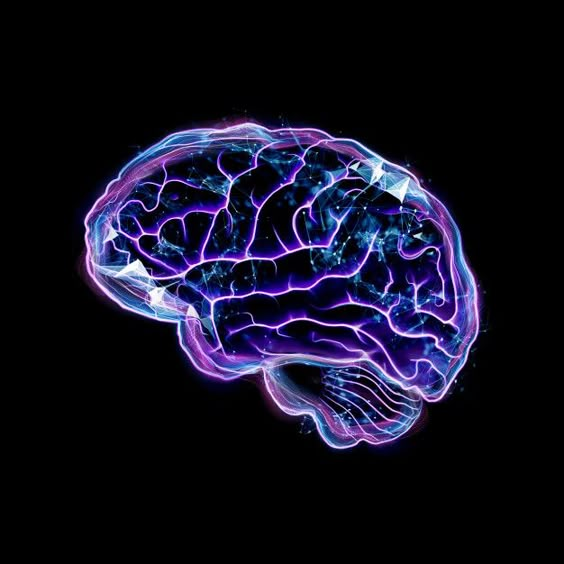
#> input picture Images/Cropped.jpg, 564 x 564 px, found by its file name
$ jupyter execute Cropped.ipynb
#> lines starting #> are read from the running program, lines starting #| are printed output that depends on the picture
[cell 1]
#sarinakasaiyan
import cv2
import matplotlib.pyplot as plt

# Read the image
i = cv2.imread("/content/Cropped.jpg")
#> i is the input picture: shape (564, 564, 3); mean B, G, R 33.9, 16.6, 18.3

# Crop the region of interest (change the coordinates for a different crop)
cr = i[100:450, 150:450]  # Changed crop coordinates
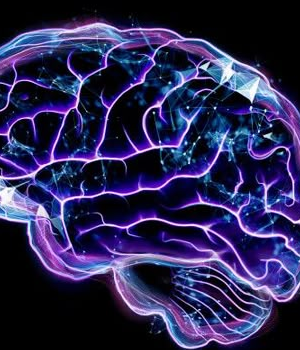
#> cr: shape (350, 300, 3); mean B, G, R 84, 39.7, 44.2

# Apply Gaussian Blur to the cropped image
cr_blurred = cv2.GaussianBlur(cr, (5, 5), 0)
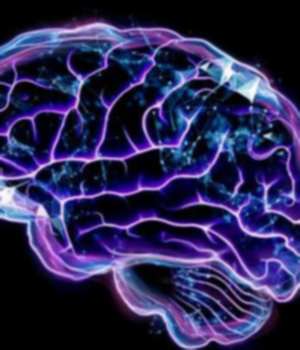
#> cr_blurred: shape (350, 300, 3); mean B, G, R 84, 39.8, 44.2

# Save the cropped and blurred image
cv2.imwrite("/content/Cropped_Blurred.jpg", cr_blurred)

# Display the original and cropped images
plt.figure(figsize=(10, 5))  # Set figure size for better visibility

plt.subplot(1, 3, 1)
plt.imshow(cv2.cvtColor(i, cv2.COLOR_BGR2RGB))  # Corrected color conversion for original
plt.title('Original')
plt.axis('off')

plt.subplot(1, 3, 2)
plt.imshow(cv2.cvtColor(cr, cv2.COLOR_BGR2RGB))
plt.title('Cropped')
plt.axis('off')

plt.subplot(1, 3, 3)
plt.imshow(cv2.cvtColor(cr_blurred, cv2.COLOR_BGR2RGB))
plt.title('Cropped & Blurred')
plt.axis('off')

plt.show()
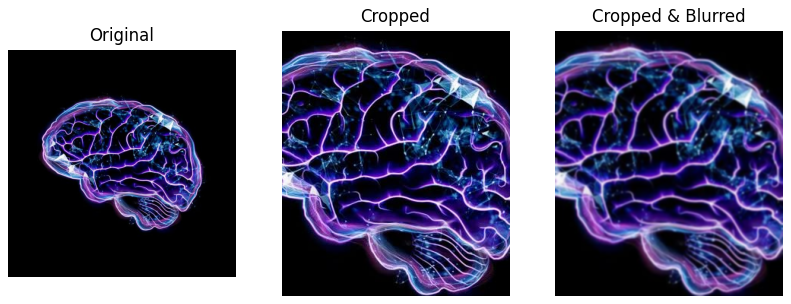
#> figure drawn by matplotlib, 3 panels
